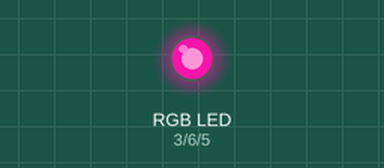
This sketch was run on a simulated Arduino Uno, built with avr-gcc and run on an emulated ATmega328P. On the bench: an RGB LED mixed from three pins (HIGH = lit). Dim RGB values are drawn brighter than linear; random numbers use the default seed unless the sketch sets one.

Above: at 0.1 s.
At 4.1 s:
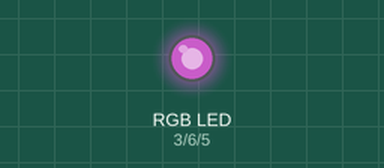
At 9.1 s:
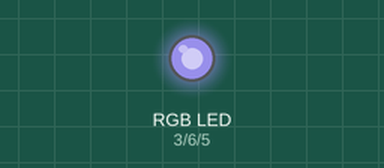
At 19.1 s:
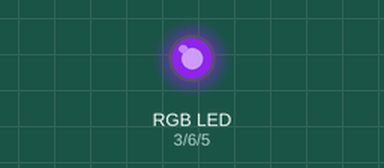
At 28.1 s:
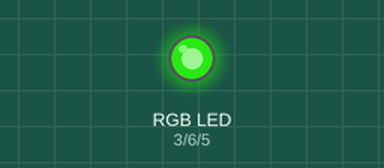
At 38.1 s:
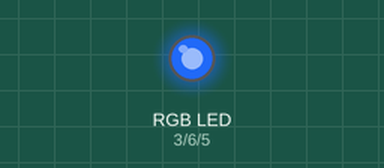
Timing chart, 0 to 40.0 s (numbered marks = the images above):
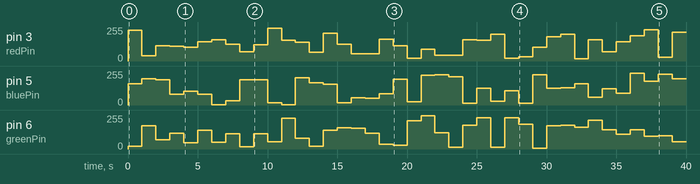

The sketch:

random_RGB.ino
```cpp
const int redPin = 3;
const int bluePin = 5;
const int greenPin = 6;


void setup() {
  pinMode(redPin, OUTPUT);
  pinMode(greenPin, OUTPUT);
  pinMode(bluePin, OUTPUT);
}


void loop() {
  int Val1 = random(255);
  int Val2 = random(255);
  int Val3 = random(255);

  analogWrite(redPin, Val1);
  analogWrite(greenPin, Val2);
  analogWrite(bluePin, Val3);

  delay(1000);
}
```

Measured:
- by itself, pin 5 (bluePin): 0/255 → 158/255 at 0.00 s, → 197/255 1.0 s later, → 188/255 1.0 s later, → 80/255 1.0 s later, … (40 changes in this stretch)
- by itself, pin 6 (greenPin): 0/255 → 19/255 at 0.00 s, → 175/255 1.0 s later, → 68/255 1.0 s later, → 120/255 1.0 s later, … (40 changes in this stretch)
